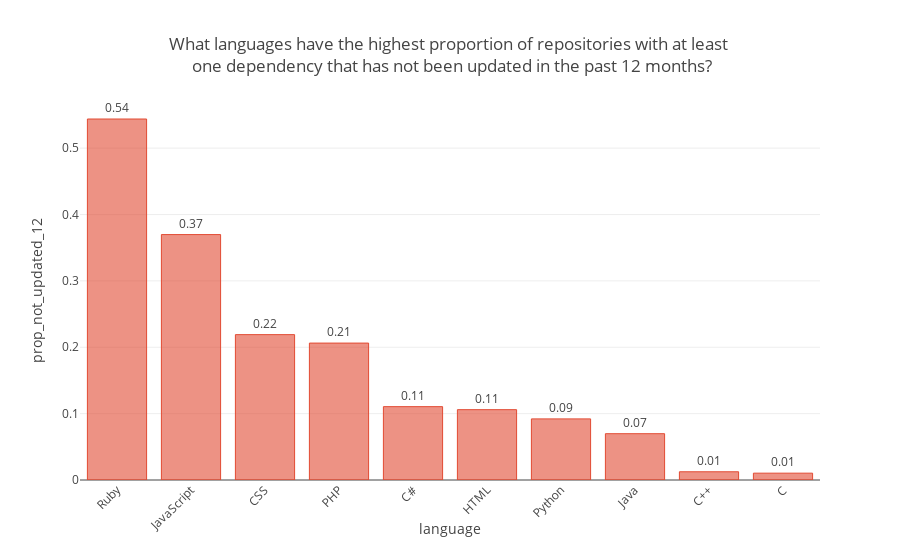

Notebook cell for this chart:
### Markdown cell above
### What languages have the highest proportion of repositories with at least one dependency that has not been updated in the past 12 months?
We find the number of repositories per language that have at least one dependency that has not been pushed to in the past 12 months (8760 hours, since hours is the largest unit that TIMESTAMP_ADD takes as a parameter) and divide by the total number of repositories per language.

### Code cell
query = """
SELECT 
    T1.language,
    T1.count / T2.count AS prop_not_updated_12
FROM
    (SELECT 
        language,
        COUNT(*) AS count
    FROM
        (SELECT 
            repositories.language AS language,
            repositories.id AS id
        FROM
            `bigquery-public-data.libraries_io.repository_dependencies` AS repository_dependencies
        JOIN
            `bigquery-public-data.libraries_io.projects_with_repository_fields` AS projects_with_repository_fields
        ON 
            repository_dependencies.dependency_project_id = projects_with_repository_fields.id
        JOIN
            `bigquery-public-data.libraries_io.repositories` AS repositories
        ON 
            repositories.id = repository_dependencies.repository_id
        WHERE 
            repositories.language IN ({0})
        AND
            projects_with_repository_fields.repository_last_pushed_timestamp <= TIMESTAMP_ADD(CURRENT_TIMESTAMP(), INTERVAL -8760 HOUR)
        GROUP BY
            repositories.language,
            repositories.id) AS T1
    GROUP BY
        language) AS T1
JOIN 
    (SELECT
        language,
        COUNT(*) AS count
    FROM
        `bigquery-public-data.libraries_io.repositories`
    WHERE 
        language IN ({0})
    GROUP BY
        language) AS T2
ON
    T1.language = T2.language
ORDER BY
    prop_not_updated_12 DESC;
""".format(languages)

question = 'What languages have the highest proportion of repositories with at least <br> one dependency that has not been updated in the past 12 months?'
response = run_query(query, question)
generate_chart(response, 'language', 'prop_not_updated_12', question)

### Figure 1 — Plotly figure (JSON) as saved in the notebook; plotly's stock layout.template omitted (floating-point values rounded to 4 significant figures)
{"data": [{"marker": {"color": "rgba(226, 74, 51, 0.6)", "line": {"color": "rgba(226, 74, 51, 1.0)", "width": 1}}, "name": "None", "orientation": "v", "text": ["0.54", "0.37", "0.22", "0.21", "0.11", "0.11", "0.09", "0.07", "0.01", "0.01"], "textposition": "outside", "type": "bar", "uid": "d3984988-2f9b-4e67-8ea0-c1b0aec52545", "x": ["Ruby", "JavaScript", "CSS", "PHP", "C#", "HTML", "Python", "Java", "C++", "C"], "y": [0.5439, 0.3698, 0.219, 0.2063, 0.1105, 0.106, 0.0921, 0.06978, 0.0124, 0.01031]}], "layout": {"title": "What languages have the highest proportion of repositories with at least <br> one dependency that has not been updated in the past 12 months?", "xaxis": {"automargin": true, "tickangle": -45, "title": "language"}, "yaxis": {"automargin": true, "title": "prop_not_updated_12"}}}
